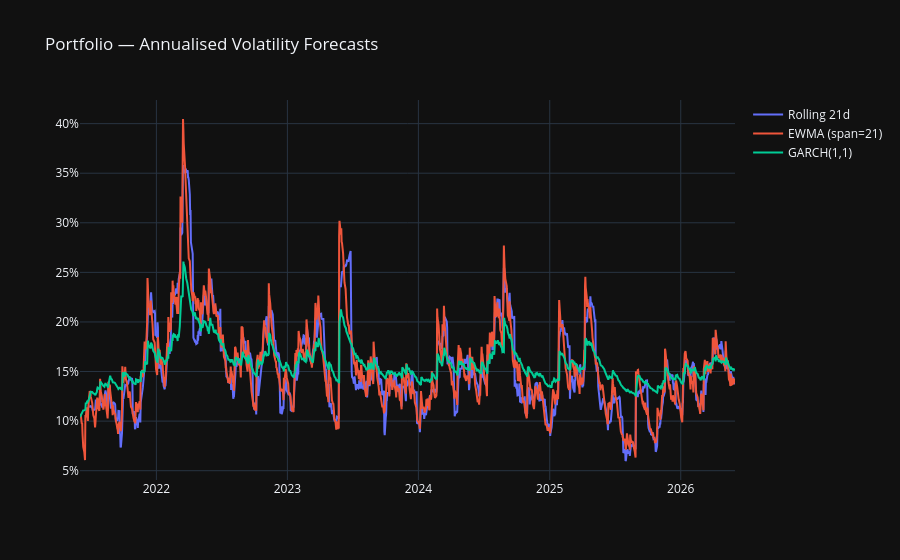

The notebook cell this image was saved under:
### Markdown cell above
### 2b · Portfolio Volatility Forecasting (Rolling, EWMA, GARCH)

### Code cell
from arch import arch_model

r = portfolio_rets * 100   # scale for GARCH stability

roll_vol = r.rolling(ROLLING_WINDOW).std() * np.sqrt(252) / 100
ewma_vol = r.ewm(span=EWMA_SPAN).std()     * np.sqrt(252) / 100

_min_garch = ROLLING_WINDOW + 30
if len(r.dropna()) < _min_garch:
    raise ValueError(
        f'Need at least {_min_garch} return days for GARCH (have {len(r.dropna())}). '
        'Re-run Phase 2a after market download succeeds.'
    )
garch_fit = arch_model(r, vol='Garch', p=GARCH_P, q=GARCH_Q, rescale=False).fit(disp='off')
garch_vol = garch_fit.conditional_volatility * np.sqrt(252) / 100

fig = go.Figure()
fig.add_trace(go.Scatter(x=roll_vol.index, y=roll_vol,  name=f'Rolling {ROLLING_WINDOW}d'))
fig.add_trace(go.Scatter(x=ewma_vol.index, y=ewma_vol,  name=f'EWMA (span={EWMA_SPAN})'))
fig.add_trace(go.Scatter(x=garch_vol.index, y=garch_vol, name=f'GARCH({GARCH_P},{GARCH_Q})'))
fig.update_layout(title='Portfolio — Annualised Volatility Forecasts',
                  yaxis_tickformat='.0%', template='plotly_dark')
fig.show()
print(f'Latest GARCH portfolio vol: {garch_vol.iloc[-1]:.2%}')

### Figure 1 — Plotly figure (JSON) as saved in the notebook; plotly's stock layout.template omitted (floating-point values rounded to 4 significant figures; data arrays with more than 128 entries replaced by an {"elided": "..."} marker saying what was removed)
{"data": [{"name": "Rolling 21d", "type": "scatter", "x": {"elided": "1255 str values"}, "y": {"elided": "1255 float values"}}, {"name": "EWMA (span=21)", "type": "scatter", "x": {"elided": "1255 str values"}, "y": {"elided": "1255 float values"}}, {"name": "GARCH(1,1)", "type": "scatter", "x": {"elided": "1255 str values"}, "y": {"elided": "1255 float values"}}], "layout": {"title": {"text": "Portfolio — Annualised Volatility Forecasts"}, "yaxis": {"tickformat": ".0%"}}}
